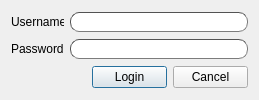
<?xml version="1.0" encoding="UTF-8"?>
<ui version="4.0">
 <class>Dialog</class>
 <widget class="QDialog" name="Dialog">
  <property name="geometry">
   <rect>
    <x>0</x>
    <y>0</y>
    <width>259</width>
    <height>100</height>
   </rect>
  </property>
  <property name="sizePolicy">
   <sizepolicy hsizetype="Preferred" vsizetype="Fixed">
    <horstretch>0</horstretch>
    <verstretch>0</verstretch>
   </sizepolicy>
  </property>
  <property name="minimumSize">
   <size>
    <width>0</width>
    <height>95</height>
   </size>
  </property>
  <property name="maximumSize">
   <size>
    <width>16777215</width>
    <height>100</height>
   </size>
  </property>
  <property name="windowTitle">
   <string>Login</string>
  </property>
  <layout class="QVBoxLayout" name="verticalLayout">
   <item>
    <layout class="QHBoxLayout" name="horizontalLayout">
     <item>
      <widget class="QLabel" name="label">
       <property name="sizePolicy">
        <sizepolicy hsizetype="Fixed" vsizetype="Preferred">
         <horstretch>0</horstretch>
         <verstretch>0</verstretch>
        </sizepolicy>
       </property>
       <property name="minimumSize">
        <size>
         <width>53</width>
         <height>0</height>
        </size>
       </property>
       <property name="maximumSize">
        <size>
         <width>53</width>
         <height>16777215</height>
        </size>
       </property>
       <property name="text">
        <string>Username:</string>
       </property>
      </widget>
     </item>
     <item>
      <widget class="QLineEdit" name="usernameBox">
       <property name="enabled">
        <bool>true</bool>
       </property>
       <property name="styleSheet">
        <string notr="true">border-width: 1px; 
border-style: inset; 
border-color: #535353; 
border-radius: 9px;
padding-left: 5px;
padding-bottom: 2px;</string>
       </property>
       <property name="text">
        <string/>
       </property>
       <property name="readOnly">
        <bool>false</bool>
       </property>
      </widget>
     </item>
    </layout>
   </item>
   <item>
    <layout class="QHBoxLayout" name="horizontalLayout_2">
     <item>
      <widget class="QLabel" name="label_2">
       <property name="sizePolicy">
        <sizepolicy hsizetype="Fixed" vsizetype="Preferred">
         <horstretch>0</horstretch>
         <verstretch>0</verstretch>
        </sizepolicy>
       </property>
       <property name="minimumSize">
        <size>
         <width>53</width>
         <height>0</height>
        </size>
       </property>
       <property name="maximumSize">
        <size>
         <width>53</width>
         <height>16777215</height>
        </size>
       </property>
       <property name="text">
        <string>Password: </string>
       </property>
      </widget>
     </item>
     <item>
      <widget class="QLineEdit" name="passwordBox">
       <property name="styleSheet">
        <string notr="true">border-width: 1px; 
border-style: inset; 
border-color: #535353; 
border-radius: 9px;
padding-bottom: 2px;</string>
       </property>
       <property name="echoMode">
        <enum>QLineEdit::Password</enum>
       </property>
      </widget>
     </item>
    </layout>
   </item>
   <item>
    <layout class="QHBoxLayout" name="horizontalLayout_3">
     <item>
      <spacer name="horizontalSpacer">
       <property name="orientation">
        <enum>Qt::Horizontal</enum>
       </property>
       <property name="sizeHint" stdset="0">
        <size>
         <width>40</width>
         <height>20</height>
        </size>
       </property>
      </spacer>
     </item>
     <item>
      <widget class="QPushButton" name="loginButton">
       <property name="sizePolicy">
        <sizepolicy hsizetype="Fixed" vsizetype="Fixed">
         <horstretch>0</horstretch>
         <verstretch>0</verstretch>
        </sizepolicy>
       </property>
       <property name="minimumSize">
        <size>
         <width>75</width>
         <height>0</height>
        </size>
       </property>
       <property name="maximumSize">
        <size>
         <width>75</width>
         <height>16777215</height>
        </size>
       </property>
       <property name="styleSheet">
        <string notr="true"/>
       </property>
       <property name="text">
        <string>Login</string>
       </property>
       <property name="autoDefault">
        <bool>false</bool>
       </property>
       <property name="default">
        <bool>true</bool>
       </property>
      </widget>
     </item>
     <item>
      <widget class="QPushButton" name="cancelButton">
       <property name="sizePolicy">
        <sizepolicy hsizetype="Fixed" vsizetype="Fixed">
         <horstretch>0</horstretch>
         <verstretch>0</verstretch>
        </sizepolicy>
       </property>
       <property name="minimumSize">
        <size>
         <width>75</width>
         <height>0</height>
        </size>
       </property>
       <property name="maximumSize">
        <size>
         <width>75</width>
         <height>16777215</height>
        </size>
       </property>
       <property name="styleSheet">
        <string notr="true"/>
       </property>
       <property name="text">
        <string>Cancel</string>
       </property>
       <property name="autoDefault">
        <bool>false</bool>
       </property>
      </widget>
     </item>
    </layout>
   </item>
  </layout>
 </widget>
 <resources/>
 <connections/>
</ui>
